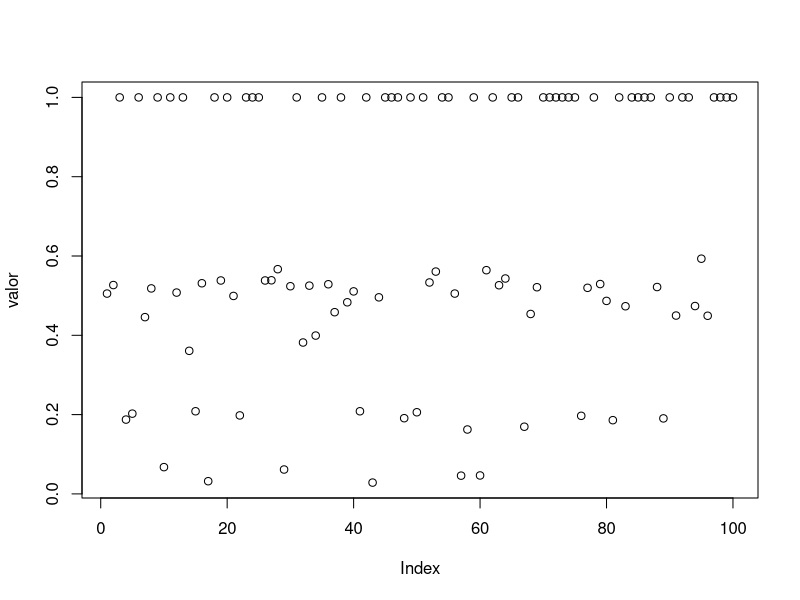
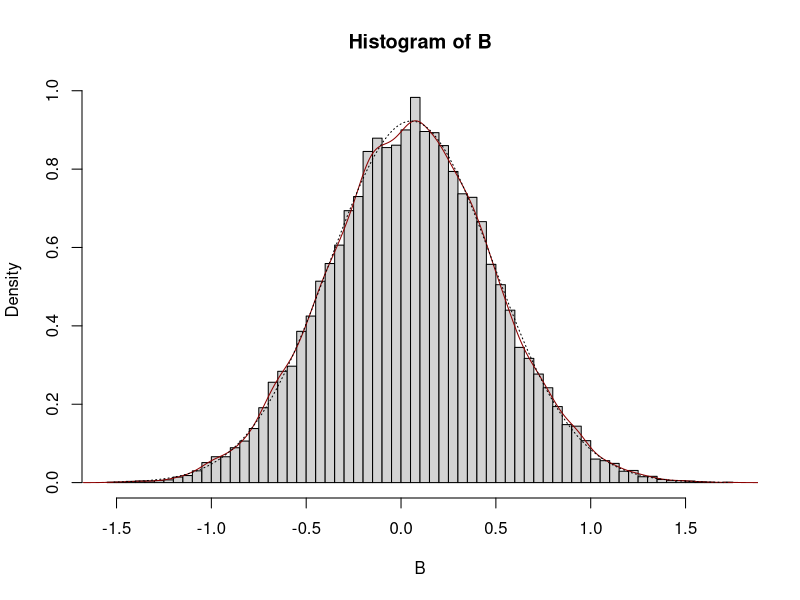
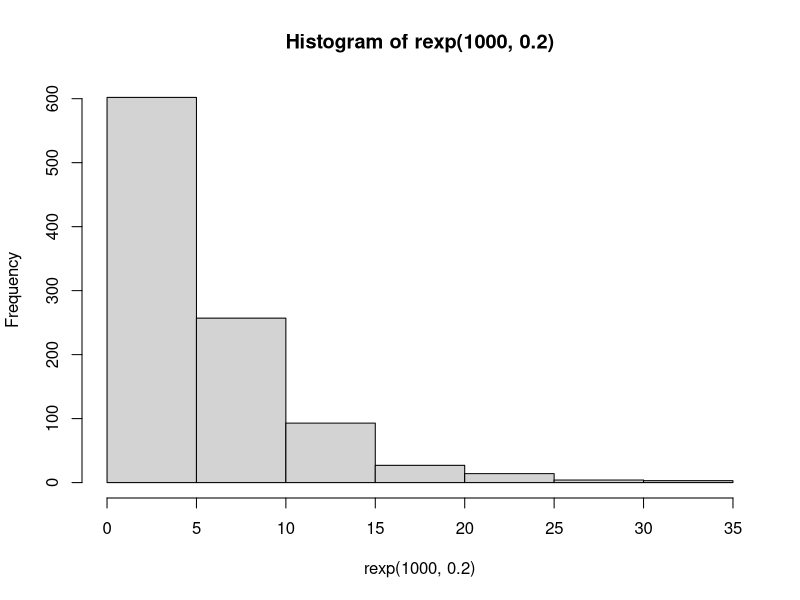
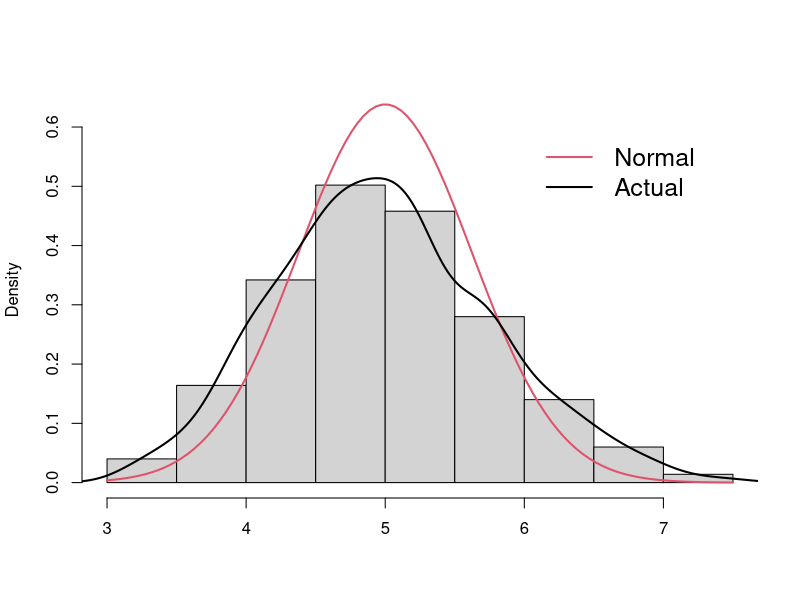

Write the R code that produced these figures, in order.
###### Geração de variáveis aleatórias - MONTE CARLO ######

# exemplo1 - gerar duas amostras binomiais(n=100,p=0.45)
rm(list=ls())
n <- 100
p <- 0.45
size <- 1
valor <- NULL

set.seed(123456789)
for (i in 1:n){
    x1 <- rbinom(10,size,p)
    x2 <- rbinom(10,size,p)
    valor <- c(valor,chisq.test(x1,x2,sim=200)$p.value)
}
valor
class(valor)
plot(valor)
quantile(valor,probs=seq(0,1,.025))

#pvs <- NULL
#pvs <- sapply( 1:n
#            , function( i ){
#                x1 <- rbinom(n,size,p)
#                x2 <- rbinom(n,size,p)
#                valor <- c(valor,chisq.test(x1,x2)$p.value)
#            } )

######### BOOTSTRAP #########
rm(list=ls())
#y = c(4.313, 4.513, 5.489, 4.265, 3.641, 5.106, 8.006, 5.087)
#yres <- sample(mean(y),2500,replace=T)
#head(yres)
#summary(yres)
#length(yres)
#hist(yres)
set.seed(1999)
y <- rnorm(1000)
ystar <- NULL
B <- NULL
nBoot <- 20000
#número de amostras bootstrap 
B <- array(0,dim=c(nBoot, 1)) # array p/ guardar o bootstrap
for(i in 1:nBoot){
#laço p/ bootstrap
#   ystar<- c(ystar,sample(y,size=10,replace=T))
    ystar <- sample(y,size=5,replace=F)
    B[i] <- mean(ystar)
    }

#inspecionando os resultados
head(ystar)
head(y)
head(B)
length(ystar)
length(B)
hist(B,breaks='Scott',prob=T)
lines(density(B),col='darkred')
lines(sort(B),dnorm(sort(B), mean(B),sd(B)),type='l',lty=3)

######### Solução do Omar #########
set.seed(1)
hist(rexp(1000,0.2))
#
msample = NULL
for (i in 1 : 1000) msample = c(msample, mean(rexp(40,0.2)))
hist(msample,breaks=15,freq=F,ylim=c(0,.65),main="",xlab='')
curve(dnorm(x,5,25/40),col=2,lty=1,lwd=2,type='l',add=TRUE)
lines(density(msample), col=1,lty=1,lwd=2,type='l')
legend(6,0.6,c("Normal","Actual"),cex=1.5,col=c(2,1),lty=1,bty='n',lwd=2)

mean(msample)
var.amostral<-var(msample);var.amostral
sd(msample)

vars = NULL
for (i in 1 : 1000) vars = c(vars, var(rexp(40,0.2)))
mean(vars)
mean(vars)/40
